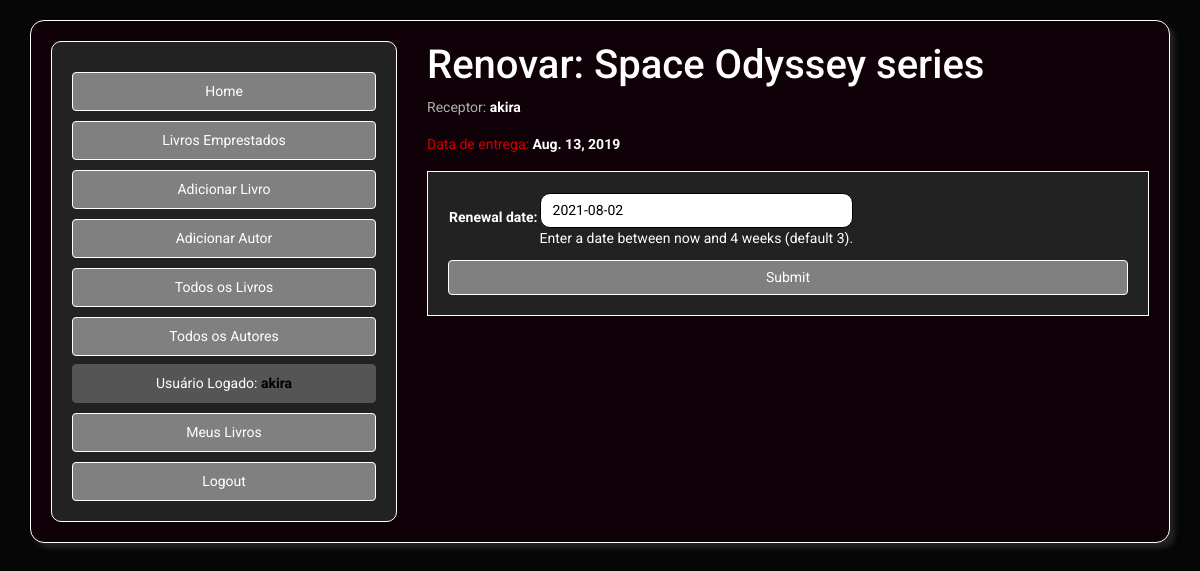
Page /catalog/book/517fbe30-edd6-4341-af80-65dcb76ee8c7/renew/ (signed in) on the committed database.
### catalog/models.py (models this page shows, shortened)
class BookInstance(models.Model):
    id = models.UUIDField(primary_key=True, default=uuid.uuid4, help_text='Unique ID for this particular book across whole library')
    book = models.ForeignKey('Book', on_delete=models.SET_NULL, null=True)
    imprint = models.CharField(max_length=200)
    due_back = models.DateField(null=True, blank=True)
    borrower = models.ForeignKey(User, on_delete=models.SET_NULL, null=True, blank=True)
    LOAN_STATUS = (
        ('m', 'Maintenance'),
        ('o', 'On loan'),
        ('a', 'Available'),
        ('r', 'Reserved'),
    )
    status = models.CharField(
        max_length=1,
        choices=LOAN_STATUS,
        blank=True,
        default='m',
        help_text='Book availability',
    )
    class Meta:
        ordering = ['due_back']
        permissions = (("can_mark_returned", "Set book as returned"),)
    @property
    def is_overdue(self):
        if self.due_back and date.today() > self.due_back:
            return True
        return False

class Book(models.Model):
    title = models.CharField(max_length=200)
    author = models.ForeignKey('Author', on_delete=models.SET_NULL, null=True)
    summary = models.TextField(max_length=1000, help_text='Enter a brief description of the book')
    isbn = models.CharField('ISBN', max_length=13, help_text='13 Character <a href="https://www.isbn-international.org/content/what-isbn">ISBN number</a>')
    genre = models.ManyToManyField(Genre, help_text='Select a genre for this book')
    language = models.ForeignKey('Language', on_delete=models.SET_NULL, null=True)
    def display_genre(self):
        """Create a string for the Genre. This is required to display genre in Admin."""
        return ', '.join(genre.name for genre in self.genre.all()[:3])
    display_genre.short_description = 'Genre'

### catalog/views.py (the view)
# urls.py: path('book/<uuid:pk>/renew/', views.renew_book_librarian, name='renew-book-librarian'),
@permission_required('catalog.can_mark_returned')
def renew_book_librarian(request, pk):
    book_instance = get_object_or_404(BookInstance, pk=pk)
    if request.method == 'POST':
        form = RenewBookForm(request.POST)
        if form.is_valid():
            book_instance.due_back = form.cleaned_data['renewal_date']
            book_instance.save()
            return HttpResponseRedirect(reverse('my-borrowed') )
    else:
        proposed_renewal_date = datetime.date.today() + datetime.timedelta(weeks=3)
        form = RenewBookForm(initial={'renewal_date': proposed_renewal_date})
    context = {
        'form': form,
        'book_instance': book_instance,
    }
    return render(request, 'catalog/book_renew_librarian.html', context)

### catalog/forms.py (shortened to what this page needs)
class RenewBookForm(forms.Form):
    renewal_date = forms.DateField(help_text="Enter a date between now and 4 weeks (default 3).")

### catalog/templates/catalog/book_renew_librarian.html (shortened to what this page needs)
{% extends "base_generic.html" %}
{% block content %}
  <h3>Renovar: {{ book_instance.book.title }}</h3>
  <p>Receptor: <strong>{{ book_instance.borrower }}</strong></p>
  <p{% if book_instance.is_overdue %} class="text-danger"{% endif %}>Data de entrega: <strong>{{ book_instance.due_back }}</strong></p>
  <form action="" method="post">
    <table>
    {{ form.as_table }}
    </table>
    <input type="submit" class="btn btn-primary" value="Submit">
  </form>
{% endblock %}

### catalog/templates/base_generic.html (shortened to what this page needs)
<!DOCTYPE html>
<html lang="en">
<head>
  <link rel="stylesheet" href="https://bootswatch.com/4/cyborg/bootstrap.min.css">
  {% load static %}
  <link rel="stylesheet" href="{% static 'css/styles.css' %}">
</head>
<body>
  <div class="container caixa-principal">
    <div class="row">
      <div class="col-sm-4 col-md-12 col-lg-4">
      {% block sidebar %}
        <ul class="nav flex-column">
          <a href="{% url 'index' %}"><li class="btn btn-primary nav-link text-center">Home</li></a>
          {% if perms.catalog.can_mark_returned %}
            <a href="{% url 'borrowed' %}"><li class="btn btn-primary nav-link text-center">Livros Emprestados</li></a>
            <a href="{% url 'book_create' %}"><li class="btn btn-primary nav-link text-center">Adicionar Livro</li></a>
            <a href="{% url 'author_create' %}"><li class="btn btn-primary nav-link text-center">Adicionar Autor</li></a>
          {% endif %}
          <a href="{% url 'books' %}"><li class="btn btn-primary nav-link text-center">Todos os Livros</li></a>
          <a href="{% url 'authors' %}"><li class="btn btn-primary nav-link text-center">Todos os Autores</li></a>
             {% if user.is_authenticated %}
               <li class="btn btn-secondary nav-link text-center mt-2">Usuário Logado:<b> {{ user.get_username }}</b></li>
               <a href="{% url 'my-borrowed' %}"><li class="btn btn-primary nav-link text-center">Meus Livros</li></a>
               <a href="{% url 'logout'%}?next={{request.path}}"><li class="btn btn-primary nav-link text-center">Logout</li></a>
             {% else %}
               <a href="{% url 'login'%}?next={{request.path}}"><li class="btn btn-primary nav-link text-center">Login</li></a>
             {% endif %}
        </ul>
     {% endblock %}
      </div>
      <div class="col-sm-8 col-md-12 col-lg-8">
          {% block content %}{% endblock %}
      </div>
    </div>
  </div>
</body>
</html>

### catalog/static/css/styles.css (style rules this page uses)
.nav { padding: 20px; border: 1px solid white; margin: auto; background-color: #222222; border-radius: 10px; }
a { color: white !important; }
strong { color: white; }
b { color: black; }
.container { padding: 20px; margin-top: 20px; background-color:#100109; margin-bottom: 20px; }
.caixa-principal { border: 1px solid white; box-shadow: 5px 5px 5px #222222; border-radius: 14px; }
.btn-primary { margin-top: 10px; background-color: gray !important; border: 1px solid white !important; }
form { padding: 20px; border: 1px solid white; background-color: #222222; }
input { width: 100%; padding: 6px 12px; border: 1px solid black; border-radius: 10px; color: black; }

### rows in the picture
BookInstance: book "Space Odyssey series", borrower "akira", due_back "Aug. 13, 2019"

### other values in the picture
{{ user.get_username }} "akira"
